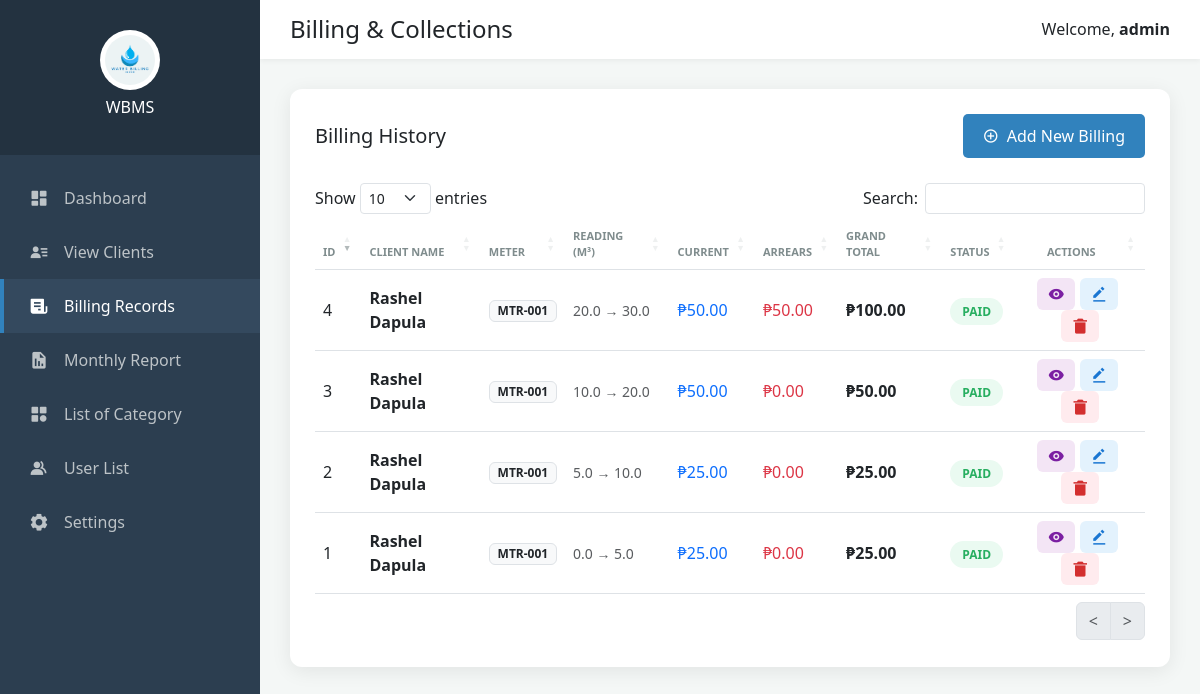
The page /view_billings.php (signed in) on the database its author committed.
### tables this page shows
CREATE TABLE `billing_list` (
  `id` int(30) NOT NULL,
  `client_id` int(30) NOT NULL,
  `meter_code` varchar(50) NOT NULL,
  `reading_date` date NOT NULL,
  `due_date` date NOT NULL,
  `reading` float(12,2) NOT NULL DEFAULT 0.00,
  `arrears` double(10,2) DEFAULT 0.00,
  `previous` float(12,2) NOT NULL DEFAULT 0.00,
  `rate` float(12,2) NOT NULL DEFAULT 0.00,
  `total` float(12,2) NOT NULL DEFAULT 0.00,
  `status` tinyint(1) NOT NULL DEFAULT 0 COMMENT '0= pending,\r\n1= paid',
  `date_created` datetime NOT NULL DEFAULT current_timestamp(),
  `date_updated` datetime NOT NULL DEFAULT current_timestamp() ON UPDATE current_timestamp()
);

CREATE TABLE `client_list` (
  `id` int(30) NOT NULL,
  `code` varchar(100) NOT NULL,
  `category_id` int(30) NOT NULL,
  `firstname` text NOT NULL,
  `middlename` text DEFAULT NULL,
  `lastname` text NOT NULL,
  `gender` varchar(10) DEFAULT NULL,
  `birthdate` date DEFAULT NULL,
  `contact` text NOT NULL,
  `address` text NOT NULL,
  `purok` varchar(50) DEFAULT NULL,
  `first_reading` float(12,2) NOT NULL,
  `status` tinyint(1) NOT NULL DEFAULT 1,
  `delete_flag` tinyint(1) NOT NULL DEFAULT 0,
  `date_created` datetime NOT NULL DEFAULT current_timestamp(),
  `date_updated` datetime NOT NULL DEFAULT current_timestamp() ON UPDATE current_timestamp()
);

### view_billings.php (the view, shortened to what this page needs)
<?php
include 'db.php';
$sql = "SELECT b.id, b.client_id, b.meter_code, b.reading_date, b.due_date, b.reading, b.previous, b.rate, b.total, b.status, c.firstname, c.lastname
        FROM billing_list b
        INNER JOIN client_list c ON b.client_id = c.id
        ORDER BY b.id DESC";
$result = $conn->query($sql);
?>
<!DOCTYPE html>
<html lang="en">
<head>
    <link href='https://unpkg.com/boxicons@2.1.4/css/boxicons.min.css' rel='stylesheet'>
    <link rel="stylesheet" href="https://cdn.datatables.net/1.13.6/css/dataTables.bootstrap5.min.css">
    <link rel="stylesheet" href="https://cdnjs.cloudflare.com/ajax/libs/twitter-bootstrap/5.3.0/css/bootstrap.min.css">
</head>
<body>
    <div class="sidebar">
        <div class="sidebar-header">
            <img src="logo.png" alt="Logo">
            <h4 class="mt-2" style="font-size: 16px;">WBMS</h4>
        </div>
        <nav class="mt-3">
            <a href="index.php" class="menu-item"><i class='bx bxs-dashboard'></i> Dashboard</a>
            <a href="view_clients.php" class="menu-item"><i class='bx bxs-user-detail'></i> View Clients</a>
            <a href="view_billings.php" class="menu-item active"><i class='bx bxs-receipt'></i> Billing Records</a>
            <a href="monthly_biling.php" class="menu-item"><i class='bx bxs-report'></i> Monthly Report</a>
            <a href="category_list.php" class="menu-item"><i class='bx bxs-category'></i> List of Category</a>
            <a href="user_list.php" class="menu-item"><i class='bx bxs-group'></i> User List</a>
            <a href="settings_rate.php" class="menu-item"><i class='bx bxs-cog'></i> Settings</a>
        </nav>
    </div>
    <div class="main-content">
        <header class="top-nav">
            <h4 class="m-0">Billing & Collections</h4>
            <div class="user-meta">
                <span>Welcome, <strong><?php echo $_SESSION['username']; ?></strong></span>
            </div>
        </header>
        <div class="content-body">
            <div class="data-card">
                <div class="card-header">
                    <h5 class="m-0">Billing History</h5>
                    <a href="add_billing.php" class="btn-add"><i class='bx bx-plus-circle'></i> Add New Billing</a>
                </div>
                <div class="table-responsive">
                    <table id="billingTable" class="table table-hover align-middle">
                        <thead>
                            <tr>
                                <th>ID</th>
                                <th>Client Name</th>
                                <th>Meter</th>
                                <th>Reading (m³)</th>
                                <th>Current</th>
                                <th>Arrears</th>
                                <th>Grand Total</th>
                                <th>Status</th>
                                <th class="text-center">Actions</th>
                            </tr>
                        </thead>
                        <tbody>
                            <?php
                            while($row = $result->fetch_assoc()) {
                                $consumption = $row['reading'] - $row['previous'];
                                $current_month_bill = $consumption * $row['rate'];
                                $unpaid_arrears = $row['total'] - $current_month_bill;
                                $statusBadge = $row['status'] == 1 ? 'badge-paid' : 'badge-pending';
                                $statusText = $row['status'] == 1 ? 'PAID' : 'PENDING';
                                echo "<tr>";
                                echo "<td>{$row['id']}</td>";
                                echo "<td><strong>{$row['firstname']} {$row['lastname']}</strong></td>";
                                $m_code = (!empty($row['meter_code'])) ? $row['meter_code'] : "N/A";
                                echo "<td><span class='badge bg-light text-dark border'>{$m_code}</span></td>";
                                echo "<td><small class='text-muted'>" . number_format($row['previous'], 1) . " → " . number_format($row['reading'], 1) . "</small></td>";
                                echo "<td class='text-primary'>₱" . number_format($current_month_bill, 2) . "</td>";
                                echo "<td class='text-danger'>₱" . number_format($unpaid_arrears, 2) . "</td>";
                                echo "<td><strong>₱" . number_format($row['total'], 2) . "</strong></td>";
                                echo "<td><span class='{$statusBadge}'>{$statusText}</span></td>";
                                echo "<td class='text-center'>";
                                echo "<a href='view_billing.php?id={$row['id']}' class='action-btn btn-view' title='View'><i class='bx bxs-show'></i></a>";
                                echo "<a href='edit_billing.php?id={$row['id']}' class='action-btn btn-edit' title='Edit'><i class='bx bxs-edit-alt'></i></a>";
                                echo "<a href='delete_billing.php?id={$row['id']}' class='action-btn btn-delete' onclick='return confirm(\"Delete record?\")' title='Delete'><i class='bx bxs-trash-alt'></i></a>";
                                echo "</td>";
                                echo "</tr>";
                            }
                            ?>
                        </tbody>
                    </table>
                </div>
            </div>
        </div>
    </div>
</body>
</html>

### view_billings.php (style rules this page uses)
:root { --sidebar-color: #2c3e50; --primary-blue: #3182bd; --bg-light: #f4f7f6; --paid-green: #27ae60; --pending-red: #e74c3c; }
body { margin: 0; font-family: 'Segoe UI', sans-serif; background-color: var(--bg-light); display: flex; height: 100vh; }
.sidebar { width: 260px; background-color: var(--sidebar-color); color: white; display: flex; flex-direction: column; flex-shrink: 0; }
.sidebar-header { padding: 30px 20px; text-align: center; background: rgba(0,0,0,0.2); }
.sidebar-header img { width: 60px; background: white; border-radius: 50%; padding: 5px; }
.menu-item { padding: 15px 25px; display: flex; align-items: center; color: #bdc3c7; text-decoration: none; transition: 0.3s; border-left: 4px solid transparent; }
.menu-item:hover, .menu-item.active { background: #34495e; color: white; border-left: 4px solid var(--primary-blue); }
.menu-item i { margin-right: 15px; font-size: 20px; }
.main-content { flex: 1; overflow-y: auto; display: flex; flex-direction: column; }
.top-nav { background: white; padding: 15px 30px; display: flex; justify-content: space-between; align-items: center; box-shadow: 0 2px 5px rgba(0,0,0,0.05); }
.content-body { padding: 30px; }
.data-card { background: white; padding: 25px; border-radius: 12px; box-shadow: 0 4px 20px rgba(0,0,0,0.08); }
.card-header { display: flex; justify-content: space-between; align-items: center; margin-bottom: 25px; }
.btn-add { background-color: var(--primary-blue); color: white; padding: 10px 20px; border-radius: 5px; text-decoration: none; font-weight: 500; display: flex; align-items: center; gap: 8px; }
.badge-paid { background: #eafaf1; color: var(--paid-green); padding: 5px 12px; border-radius: 20px; font-size: 12px; font-weight: bold; }
.action-btn { padding: 7px 10px; border-radius: 6px; text-decoration: none; font-size: 18px; display: inline-flex; align-items: center; justify-content: center; transition: all 0.2s ease; border: none; }
.btn-view { background: #f3e5f5; color: #7b1fa2; margin-right: 5px; }
.btn-edit { background: #e3f2fd; color: #1976d2; margin-right: 5px; }
.btn-delete { background: #ffebee; color: #d32f2f; }
.table th { font-size: 11px; text-transform: uppercase; color: #7f8c8d; border-top: none; }
.table td { vertical-align: middle; }

### rows shown on the page
billing_list: id "4", client_list.firstname "Rashel", client_list.lastname "Dapula", meter_code "MTR-001", previous "20.0", reading "30.0", current_month_bill "50.00", unpaid_arrears "50.00", total "100.00", status "PAID"
billing_list: id "3", client_list.firstname "Rashel", client_list.lastname "Dapula", meter_code "MTR-001", previous "10.0", reading "20.0", current_month_bill "50.00", unpaid_arrears "0.00", total "50.00", status "PAID"
billing_list: id "2", client_list.firstname "Rashel", client_list.lastname "Dapula", meter_code "MTR-001", previous "5.0", reading "10.0", current_month_bill "25.00", unpaid_arrears "0.00", total "25.00", status "PAID"
billing_list: id "1", client_list.firstname "Rashel", client_list.lastname "Dapula", meter_code "MTR-001", previous "0.0", reading "5.0", current_month_bill "25.00", previous "0.00", total "25.00", status "PAID"

### other values the page prints
$_SESSION['username'] "admin"
